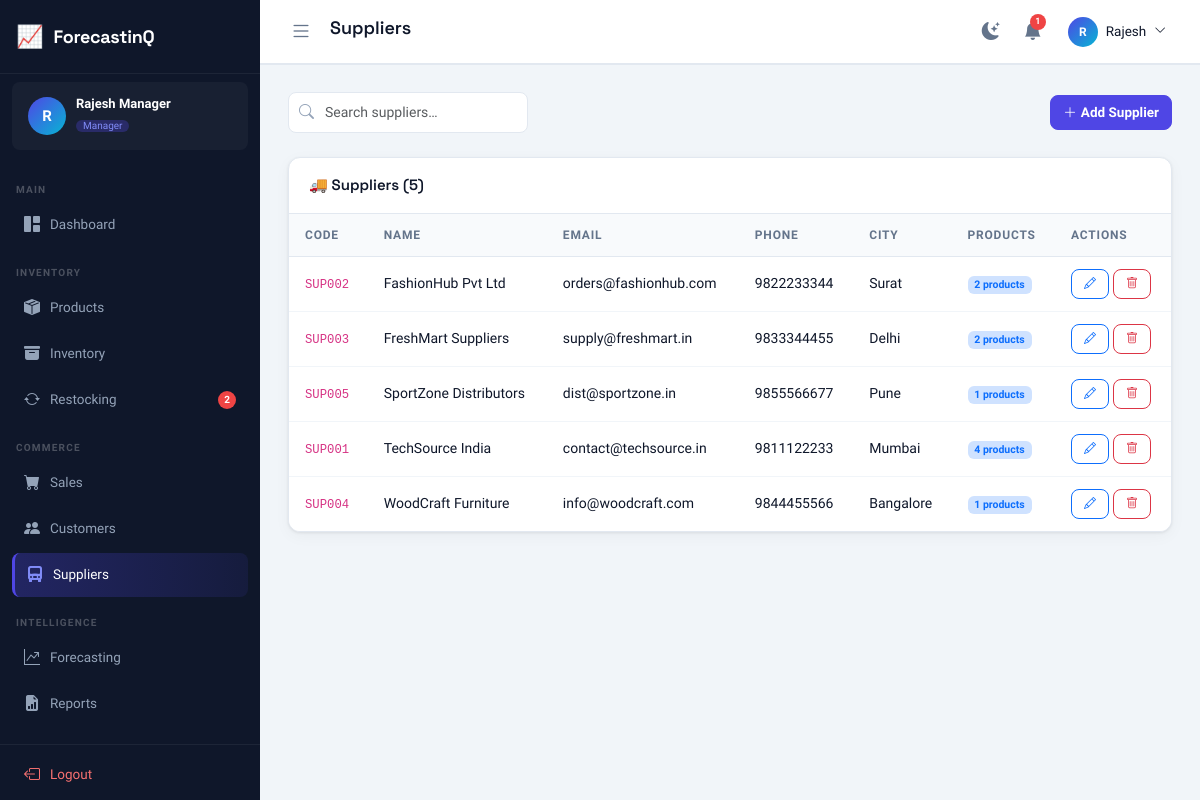
Page /suppliers/ (signed in) on the committed database.
### tables this page shows
CREATE TABLE suppliers (
    id INTEGER PRIMARY KEY AUTOINCREMENT,
    supplier_code VARCHAR(20) UNIQUE NOT NULL,
    name VARCHAR(150) NOT NULL,
    email VARCHAR(150),
    phone VARCHAR(20),
    address TEXT,
    city VARCHAR(100),
    country VARCHAR(100),
    status VARCHAR(20) DEFAULT 'active' CHECK(status IN ('active','inactive')),
    created_at TIMESTAMP DEFAULT CURRENT_TIMESTAMP,
    updated_at TIMESTAMP DEFAULT CURRENT_TIMESTAMP
);

### blueprints/suppliers.py (the view, shortened to what this page needs)
@bp.route("/", methods=["GET", "POST"])
@login_required
def index():
    search = request.args.get("search", "").strip()
    if search:
        suppliers = dbFetchAll(
            "SELECT * FROM suppliers WHERE status='active' AND (name LIKE ? OR email LIKE ?) ORDER BY name",
            (f"%{search}%", f"%{search}%"),
        )
    else:
        suppliers = dbFetchAll("SELECT * FROM suppliers WHERE status='active' ORDER BY name")
    for s in suppliers:
        cnt = dbFetchOne("SELECT COUNT(*) AS v FROM products WHERE supplier_id=? AND status='active'", (s["id"],))
        s["product_count"] = cnt["v"] if cnt else 0
    return render_template(
        "suppliers/index.html",
        page_title="Suppliers", active_menu="suppliers",
        suppliers=suppliers, search=search,
    )

### db.py (called while the page is built)
def get_db():
    if "db" not in g:
        g.db = sqlite3.connect(current_app.config["DATABASE_PATH"])
        g.db.row_factory = sqlite3.Row
        g.db.execute("PRAGMA foreign_keys = ON")
    return g.db

def _row_to_dict(row):
    return dict(row) if row is not None else None

def dbFetchAll(sql, params=()):
    cur = get_db().execute(sql, params)
    return [dict(r) for r in cur.fetchall()]

def dbFetchOne(sql, params=()):
    cur = get_db().execute(sql, params)
    row = cur.fetchone()
    return _row_to_dict(row)

### utils.py (called while the page is built)
def is_logged_in() -> bool:
    return bool(session.get("user_id"))

def get_current_user() -> dict:
    return {
        "id": session.get("user_id", 0),
        "name": session.get("user_name", ""),
        "email": session.get("user_email", ""),
        "role": session.get("user_role", ""),
        "username": session.get("username", ""),
    }

def login_required(view):
    @wraps(view)
    def wrapped(*args, **kwargs):
        if not is_logged_in():
            return redirect(url_for("auth.login"))
        return view(*args, **kwargs)
    return wrapped

def generate_csrf() -> str:
    if "csrf_token" not in session:
        session["csrf_token"] = secrets.token_hex(32)
    return session["csrf_token"]

def format_datetime(value) -> str:
    if not value:
        return ""
    dt = _to_datetime(value)
    return dt.strftime("%d %b %Y, %I:%M %p") if dt else str(value)

def _to_datetime(value):
    if isinstance(value, (datetime, date)):
        return value
    if not isinstance(value, str):
        return None
    for fmt in ("%Y-%m-%d %H:%M:%S", "%Y-%m-%d", "%Y-%m-%dT%H:%M:%S"):
        try:
            return datetime.strptime(value, fmt)
        except ValueError:
            continue
    return None

def get_unread_notifications():
    user = get_current_user()
    return dbFetchAll(
        "SELECT * FROM notifications WHERE user_id = ? AND is_read = 0 ORDER BY created_at DESC LIMIT 10",
        (user["id"],),
    )

def get_notification_count() -> int:
    user = get_current_user()
    row = dbFetchOne(
        "SELECT COUNT(*) AS cnt FROM notifications WHERE user_id = ? AND is_read = 0",
        (user["id"],),
    )
    return int(row["cnt"]) if row else 0

def get_low_stock_count() -> int:
    row = dbFetchOne(
        "SELECT COUNT(*) AS cnt FROM products WHERE stock_quantity <= min_stock_level AND status='active'"
    )
    return int(row["cnt"]) if row else 0

### templates/suppliers/index.html (shortened to what this page needs)
{% extends "base.html" %}
{% block content %}
<div class="d-flex align-items-center justify-content-between mb-4 flex-wrap gap-3">
    <div class="search-bar">
        <i class="bi bi-search"></i>
        <input type="text" class="form-control" placeholder="Search suppliers…" id="tableSearch" value="{{ search }}"/>
    </div>
    <button class="btn btn-primary" data-bs-toggle="modal" data-bs-target="#supplierModal" onclick="openAdd()">
        <i class="bi bi-plus-lg me-1"></i>Add Supplier
    </button>
</div>
<div class="table-card">
    <div class="table-card-header"><span class="table-card-title">🚚 Suppliers ({{ suppliers|length }})</span></div>
    <div class="table-responsive">
        <table class="table">
            <thead><tr><th>Code</th><th>Name</th><th>Email</th><th>Phone</th><th>City</th><th>Products</th><th>Actions</th></tr></thead>
            <tbody>
            {% if not suppliers %}
            <tr><td colspan="7"><div class="empty-state"><i class="bi bi-truck"></i><p>No suppliers found.</p></div></td></tr>
            {% else %}
            {% for s in suppliers %}
            <tr>
                <td><code>{{ s.supplier_code }}</code></td>
                <td class="fw-600">{{ s.name }}</td>
                <td>{{ s.email or '—' }}</td>
                <td>{{ s.phone or '—' }}</td>
                <td>{{ s.city or '—' }}</td>
                <td><span class="badge bg-primary-subtle text-primary">{{ s.product_count }} products</span></td>
                <td>
                    <div class="d-flex gap-1">
                        <button class="btn btn-sm btn-outline-primary" onclick='editSupplier({{ s|tojson }})'><i class="bi bi-pencil"></i></button>
                        <form method="POST" class="d-inline">
                            <button type="submit" class="btn btn-sm btn-outline-danger" data-confirm="Delete this supplier?"><i class="bi bi-trash"></i></button>
                        </form>
                    </div>
                </td>
            </tr>
            {% endfor %}
            {% endif %}
            </tbody>
        </table>
    </div>
</div>
{% endblock %}

### static/css/app.css (style rules this page uses)
:root { --primary: #4f46e5; --primary-dark: #3730a3; --primary-light: #818cf8; --accent: #06b6d4; --success: #10b981; --warning: #f59e0b; --danger: #ef4444; --info: #3b82f6; --bg: #f1f5f9; --surface: #ffffff; --surface-2: #f8fafc; --border: #e2e8f0; --border-light: #f1f5f9; --text-primary: #0f172a; --text-secondary:#64748b; --text-muted: #94a3b8; --sidebar-bg: #0f172a; --sidebar-text: #94a3b8; --sidebar-active:#4f46e5; --sidebar-hover: rgba(255,255,255,0.07); --sidebar-width: 260px; --topbar-bg: #ffffff; --topbar-height: 64px; --radius: 12px; --radius-sm: 8px; --radius-lg: 16px; --shadow: 0 1px 3px rgba(0,0,0,0.08), 0 4px 16px rgba(0,0,0,0.04); --shadow-md: 0 4px 24px rgba(0,0,0,0.10); --font-main: 'Plus Jakarta Sans', sans-serif; --font-head: 'Space Grotesk', sans-serif; --transition: 0.22s cubic-bezier(0.4,0,0.2,1); }
*, *::before, *::after { box-sizing: border-box; margin: 0; padding: 0; }
html { scroll-behavior: smooth; }
body { font-family: var(--font-main); background: var(--bg); color: var(--text-primary); display: flex; min-height: 100vh; overflow-x: hidden; transition: background var(--transition), color var(--transition); }
.table-card { background: var(--surface); border: 1px solid var(--border); border-radius: var(--radius); box-shadow: var(--shadow); overflow: hidden; }
.table-card-header { display: flex; align-items: center; justify-content: space-between; padding: 16px 20px; border-bottom: 1px solid var(--border); flex-wrap: wrap; gap: 10px; }
.table-card-title { font-family: var(--font-head); font-size: 15px; font-weight: 600; color: var(--text-primary); }
.table { margin: 0; }
.table thead th { background: var(--surface-2); color: var(--text-secondary); font-size: 12px; font-weight: 600; text-transform: uppercase; letter-spacing: 0.8px; padding: 12px 16px; border-bottom: 1px solid var(--border); border-top: none; }
.table tbody td { padding: 12px 16px; font-size: 14px; color: var(--text-primary); vertical-align: middle; border-bottom: 1px solid var(--border-light); }
.table tbody tr:last-child td { border-bottom: none; }
.form-control, .form-select { background: var(--surface); border: 1px solid var(--border); color: var(--text-primary); border-radius: var(--radius-sm); padding: 9px 12px; font-size: 14px; font-family: var(--font-main); transition: border-color var(--transition), box-shadow var(--transition); }
.btn { border-radius: var(--radius-sm); font-weight: 600; font-family: var(--font-main); font-size: 13.5px; transition: all var(--transition); }
.btn-primary { background: var(--primary); border-color: var(--primary); }
.btn-sm { font-size: 12px; padding: 5px 12px; }
.search-bar { position: relative; display: inline-block; }
.search-bar input { padding-left: 36px; width: 240px; }
.search-bar i { position: absolute; left: 11px; top: 50%; transform: translateY(-50%); color: var(--text-muted); font-size: 15px; }

### rows in the picture
suppliers: supplier_code "SUP002", name "FashionHub Pvt Ltd", email "orders@fashionhub.com", phone "9822233344", city "Surat", product_count "2"
suppliers: supplier_code "SUP003", name "FreshMart Suppliers", email "supply@freshmart.in", phone "9833344455", city "Delhi", product_count "2"
suppliers: supplier_code "SUP005", name "SportZone Distributors", email "dist@sportzone.in", phone "9855566677", city "Pune", product_count "1"
suppliers: supplier_code "SUP001", name "TechSource India", email "contact@techsource.in", phone "9811122233", city "Mumbai", product_count "4"
suppliers: supplier_code "SUP004", name "WoodCraft Furniture", email "info@woodcraft.com", phone "9844455566", city "Bangalore", product_count "1"

### other values in the picture
{{ app_name }} "ForecastinQ"
{{ (current_user.name or '?')[0]|upper }} "R"
{{ current_user.name }} "Rajesh Manager"
{{ current_user.role|capitalize }} "Manager"
{{ low_stock_count }} "2"
{{ page_title|default('Dashboard') }} "Suppliers"
{{ notif_count }} "1"
{{ current_user.name.split(' ')[0] if current_user.name else '' }} "Rajesh"
{{ suppliers|length }} "5"
